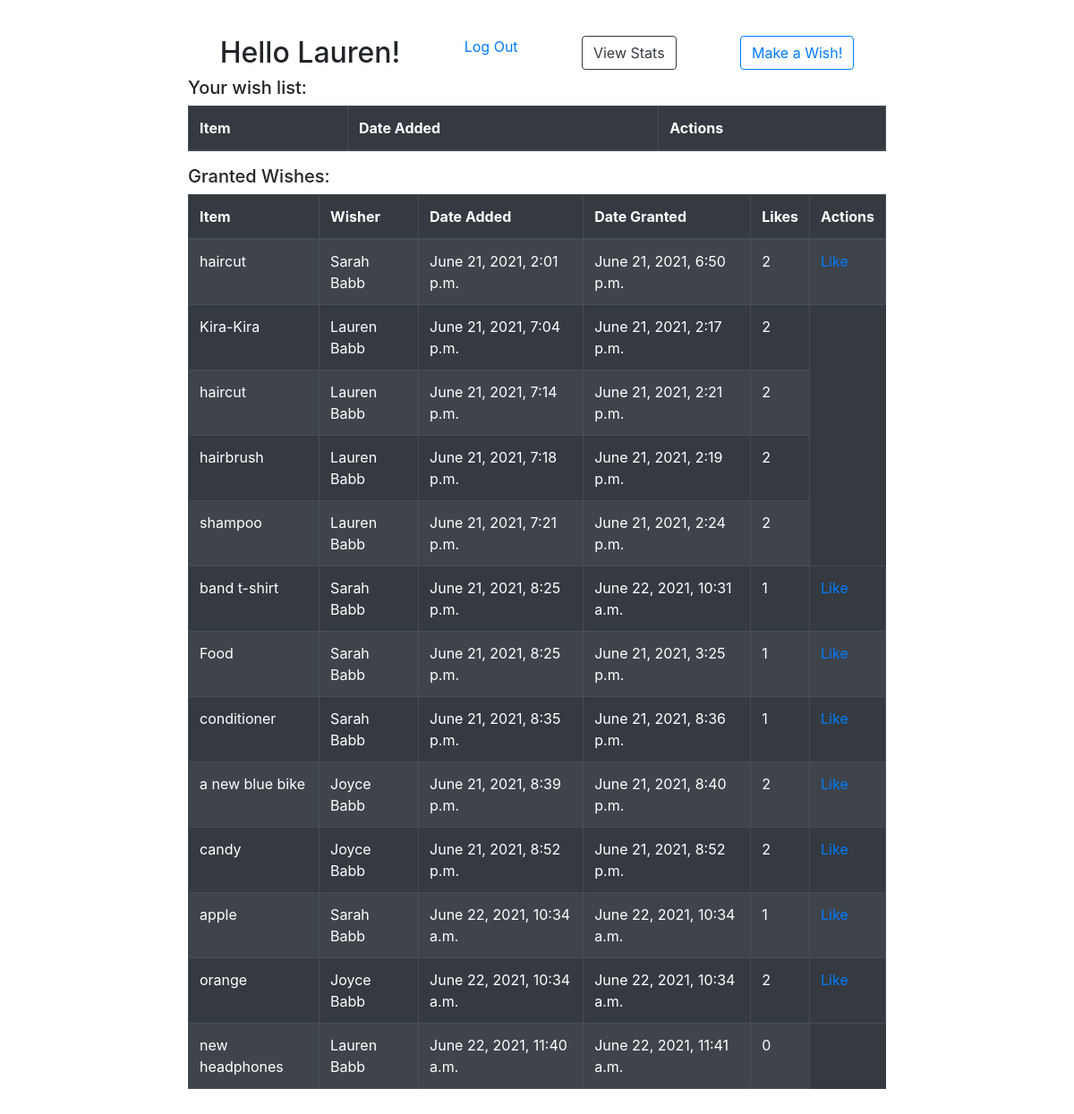
The app's page /wishes/home (signed in), older data.
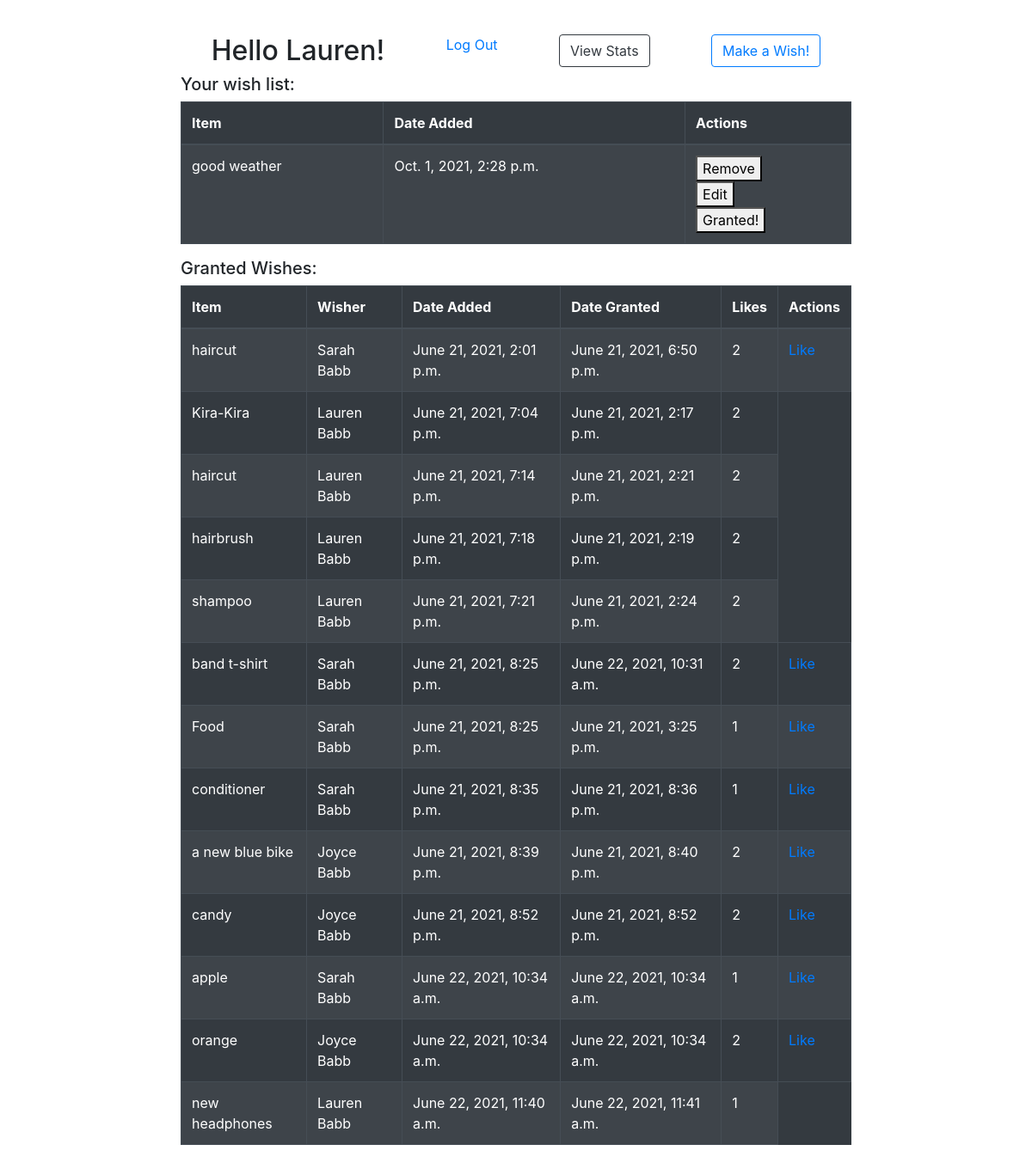
The same page, newer data.
### login_app/models.py (models this page shows)
class User(models.Model):
    first_name= models.CharField(max_length=255)
    last_name= models.CharField(max_length=255)
    email= models.EmailField()
    password= models.CharField(max_length=60)
    created_at= models.DateTimeField(auto_now_add=True)
    updated_at= models.DateTimeField(auto_now=True)
    objects= UserManager()

### exam_app/models.py (models this page shows)
class Wish(models.Model):
    title = models.CharField(max_length=60)
    description = models.TextField()
    uploaded_by = models.ForeignKey(User, related_name="wishes_uploaded", on_delete=models.CASCADE)
    users_who_like = models.ManyToManyField(User, related_name="liked_wishes")
    created_at = models.DateTimeField(auto_now_add=True)
    updated_at = models.DateTimeField(auto_now=True)
    granted_at = models.DateTimeField(None,null=True)
    objects = WishManager()

### exam_app/views.py (the view)
# urls.py: 2. Add a URL to urlpatterns:  path('', views.home, name='home')
def home (request):
    logged_user= User.objects.get(id=request.session['user'])
    context = {
        "all_wishes": Wish.objects.all(),
        "users_info": User.objects.get(id=request.session['user'])
    }
    return render(request, 'exam/index.html', context)

### exam_app/templates/exam/index.html (shortened to what this page needs)
<!DOCTYPE html>
<html lang="en">
<head>
    {% load static %}
    <link rel="stylesheet" href="https://stackpath.bootstrapcdn.com/bootstrap/4.3.1/css/bootstrap.min.css">
    <link rel="stylesheet" href="{% static 'exam/style.css' %}">
</head>
<body>
    <div class="wrapper">
        <div class="header">
            <h2>Hello {{users_info.first_name}}! </h2>
            <a href="/wishes/logout">Log Out</a>
            <form action="/wishes/stats" method="POST">
                <button class="btn btn-outline-dark">View Stats</button>
            </form>
            <form action="/wishes/new" method="POST">
                <button class="btn btn-outline-primary">Make a Wish!</button>
            </form>
        </div>
        <h5>Your wish list:</h5>
        <table class="table table-bordered table-striped table-dark">
            <thead>
                <tr>
                    <th>Item</th>
                    <th>Date Added</th>
                    <th>Actions</th>
                </tr>
            </thead>
            <tbody>
            {% for wish in all_wishes %}
                {% if users_info.id == wish.uploaded_by.id and wish.granted_at == None %}
                <tr>
                    <td>{{wish.title}}</td>
                    <td>{{wish.created_at}}</td>
                    <td>
                        <form action="/wishes/delete/{{wish.id}}" method="POST">
                            <button>Remove</button>
                        </form>
                        <form action="/wishes/edit/{{wish.id}}" method="POST">
                            <button>Edit</button>
                        </form>
                        <form action="/wishes/granted/{{wish.id}}" method="POST">
                            <button>Granted!</button>
                        </form>
                    </td>
                </tr>
                {% endif %}
            {% endfor %}
            </tbody>
        </table>
        <h5>Granted Wishes:</h5>
        <table class="table table-bordered table-striped table-dark">
            <thead>
                <tr>
                    <th>Item</th>
                    <th>Wisher</th>
                    <th>Date Added</th>
                    <th>Date Granted</th>
                    <th>Likes</th>
                    <th>Actions</th>
                </tr>
            </thead>
            <tbody>
            {% for wish in all_wishes %}
                {% if wish.granted_at != None %}
                <tr>
                    <td>{{wish.title}}</td>
                    <td>{{wish.uploaded_by.first_name}} {{wish.uploaded_by.last_name}}</td>
                    <td>{{wish.created_at}}</td>
                    <td>{{wish.granted_at}}</td>
                    <td>{{wish.users_who_like.count}}</td>
                    {% if wish.uploaded_by.id != users_info.id %}
                    <td>
                        <a href="/wishes/like/{{wish.id}}">Like</a>
                    </td>
                    {% endif %}
                </tr>
                {% endif %}
            {% endfor %}
            </tbody>
        </table>
    </div>
</body>
</html>

### exam_app/static/exam/style.css (style rules this page uses)
body { background-image: url(https://media.istockphoto.com/photos/light-blue-paper-color-with-texture-for-background-picture-id1095286208?k=6&m=1095286208&s=170667a&w=0&h=wWBdZbQzn_zIsceTslZqy-rQSm6-Y19LC3WVSpLMkOw=); }
.header { display: flex; justify-content: space-around; }
.wrapper { margin: 10px; padding: 30px 200px; }

Row changes from the older to the newer data that the page shows:
added Wish: title "good weather", created_at "Oct. 1, 2021, 2:28 p.m.", shown under "Your wish list:"
computed for Wish "band t-shirt": users_who_like.count "1" → "2"
computed for Wish "new headphones": users_who_like.count "0" → "1"
